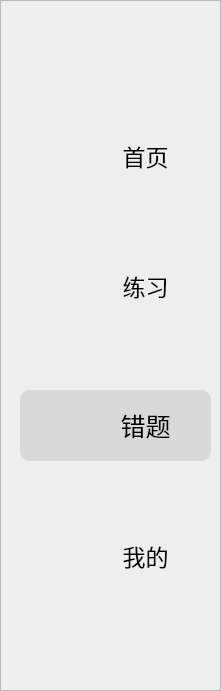
    <widget class="QFrame" name="frame_left_3">
     <property name="geometry">
      <rect>
       <x>30</x>
       <y>30</y>
       <width>221</width>
       <height>691</height>
      </rect>
     </property>
     <property name="styleSheet">
      <string notr="true">QFrame{
	background-color: rgb(238, 238, 238);
	
}</string>
     </property>
     <property name="frameShape">
      <enum>QFrame::StyledPanel</enum>
     </property>
     <property name="frameShadow">
      <enum>QFrame::Sunken</enum>
     </property>
     <property name="lineWidth">
      <number>0</number>
     </property>
     <widget class="QFrame" name="frame_chosen_3">
      <property name="geometry">
       <rect>
        <x>20</x>
        <y>390</y>
        <width>191</width>
        <height>71</height>
       </rect>
      </property>
      <property name="font">
       <font>
        <family>微软雅黑</family>
       </font>
      </property>
      <property name="styleSheet">
       <string notr="true">background-color: rgb(217, 217, 217);
border-radius:10px;
</string>
      </property>
      <property name="frameShape">
       <enum>QFrame::StyledPanel</enum>
      </property>
      <property name="frameShadow">
       <enum>QFrame::Raised</enum>
      </property>
      <widget class="QLabel" name="label_wrong_3">
       <property name="geometry">
        <rect>
         <x>0</x>
         <y>10</y>
         <width>61</width>
         <height>51</height>
        </rect>
       </property>
       <property name="styleSheet">
        <string notr="true">image: url(:/新前缀/错题.png);
background-color: rgb(217, 217, 217);</string>
       </property>
       <property name="text">
        <string/>
       </property>
      </widget>
      <widget class="QPushButton" name="Bt_wrong_3">
       <property name="geometry">
        <rect>
         <x>60</x>
         <y>0</y>
         <width>131</width>
         <height>71</height>
        </rect>
       </property>
       <property name="font">
        <font>
         <family>微软雅黑</family>
         <pointsize>19</pointsize>
        </font>
       </property>
       <property name="cursor">
        <cursorShape>PointingHandCursor</cursorShape>
       </property>
       <property name="styleSheet">
        <string notr="true">QPushButton{
	color: rgb(0, 0, 0);
	color: rgb(0, 0, 0);
	border-radius:30px
}
QPushButton:pressed{
	padding-left:5px;
	padding-top:5px;
}
</string>
       </property>
       <property name="text">
        <string>错题</string>
       </property>
      </widget>
     </widget>
     <widget class="QPushButton" name="Bt_mine_3">
      <property name="geometry">
       <rect>
        <x>80</x>
        <y>520</y>
        <width>131</width>
        <height>71</height>
       </rect>
      </property>
      <property name="font">
       <font>
        <family>微软雅黑</family>
        <pointsize>17</pointsize>
        <bold>false</bold>
       </font>
      </property>
      <property name="cursor">
       <cursorShape>PointingHandCursor</cursorShape>
      </property>
      <property name="styleSheet">
       <string notr="true">QPushButton{
	border-radius:30px

}
QPushButton:hover{
	background-color: rgb(217, 217, 217);
	border-radius:30px

}
QPushButton:pressed{
padding-left:5px;
	padding-top:5px;
	background-color: rgb(242, 255, 254);
}</string>
      </property>
      <property name="text">
       <string>我的</string>
      </property>
     </widget>
     <widget class="QPushButton" name="Bt_exercise_3">
      <property name="geometry">
       <rect>
        <x>80</x>
        <y>250</y>
        <width>131</width>
        <height>71</height>
       </rect>
      </property>
      <property name="font">
       <font>
        <family>微软雅黑</family>
        <pointsize>17</pointsize>
        <bold>false</bold>
       </font>
      </property>
      <property name="cursor">
       <cursorShape>PointingHandCursor</cursorShape>
      </property>
      <property name="styleSheet">
       <string notr="true">QPushButton{
	border-radius:30px

}
QPushButton:hover{
	background-color: rgb(217, 217, 217);
	border-radius:30px
}
QPushButton:pressed{
padding-left:5px;
	padding-top:5px;
	background-color: rgb(242, 255, 254);
}
</string>
      </property>
      <property name="text">
       <string>练习</string>
      </property>
     </widget>
     <widget class="QLabel" name="label_exercise_3">
      <property name="geometry">
       <rect>
        <x>20</x>
        <y>260</y>
        <width>61</width>
        <height>51</height>
       </rect>
      </property>
      <property name="styleSheet">
       <string notr="true">image: url(:/新前缀/练习.png);</string>
      </property>
      <property name="text">
       <string/>
      </property>
     </widget>
     <widget class="QLabel" name="label_mine_3">
      <property name="geometry">
       <rect>
        <x>20</x>
        <y>530</y>
        <width>61</width>
        <height>51</height>
       </rect>
      </property>
      <property name="styleSheet">
       <string notr="true">image: url(:/新前缀/我的.png);</string>
      </property>
      <property name="text">
       <string/>
      </property>
     </widget>
     <widget class="QLabel" name="label_main_3">
      <property name="geometry">
       <rect>
        <x>20</x>
        <y>130</y>
        <width>61</width>
        <height>51</height>
       </rect>
      </property>
      <property name="styleSheet">
       <string notr="true">image: url(:/新前缀/首页.png);</string>
      </property>
      <property name="text">
       <string/>
      </property>
     </widget>
     <widget class="QPushButton" name="Bt_main_3">
      <property name="geometry">
       <rect>
        <x>80</x>
        <y>120</y>
        <width>131</width>
        <height>71</height>
       </rect>
      </property>
      <property name="font">
       <font>
        <family>微软雅黑</family>
        <pointsize>17</pointsize>
        <italic>false</italic>
        <bold>false</bold>
        <underline>false</underline>
        <strikeout>false</strikeout>
       </font>
      </property>
      <property name="cursor">
       <cursorShape>PointingHandCursor</cursorShape>
      </property>
      <property name="styleSheet">
       <string notr="true">QPushButton{
	border-radius:30px

}
QPushButton:hover{
	background-color: rgb(217, 217, 217);
	border-radius:30px
}
QPushButton:pressed{
padding-left:5px;
	padding-top:5px;
	background-color: rgb(242, 255, 254);
}
</string>
      </property>
      <property name="text">
       <string>首页</string>
      </property>
     </widget>
    </widget>
